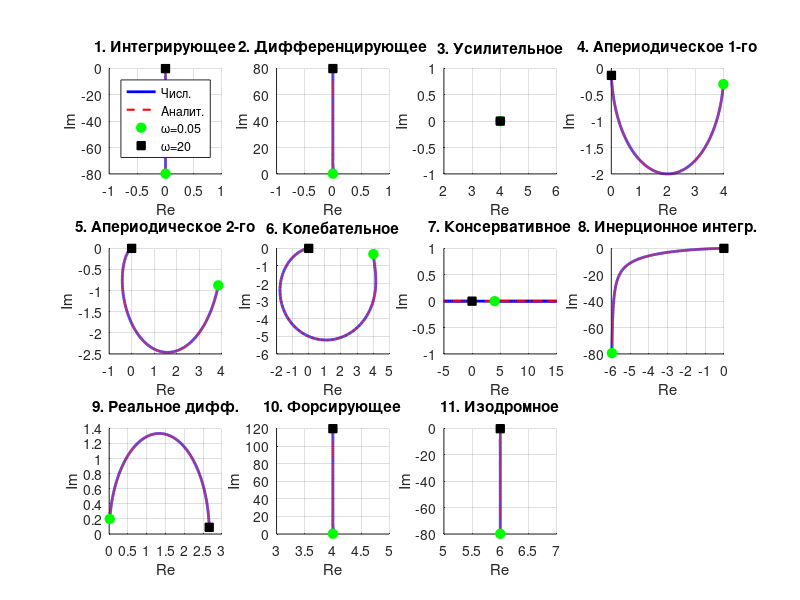
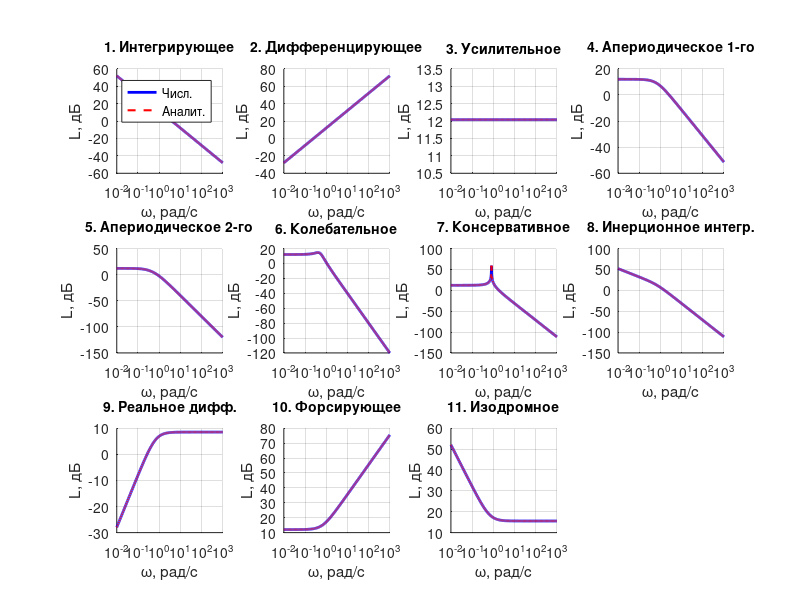
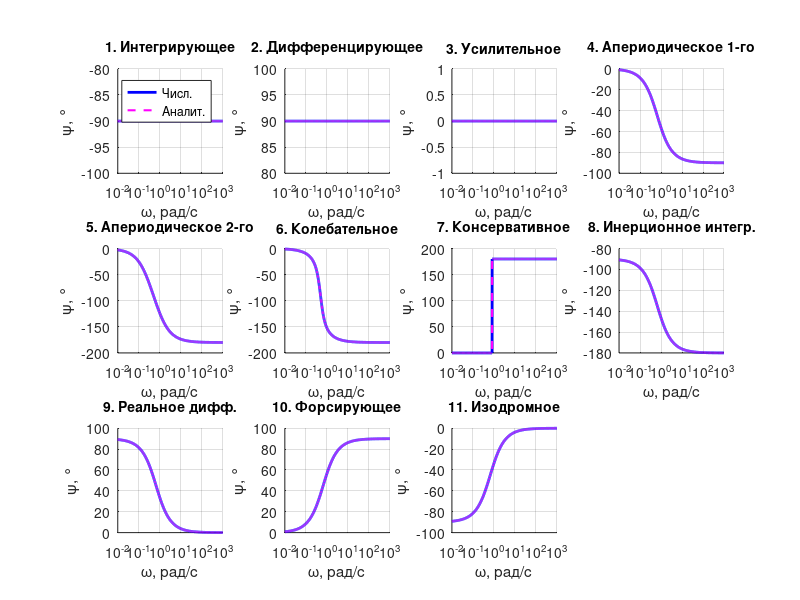

MATLAB code to generate these figures, in order: (Note: this script raises an error after producing the figures.)
clear; clc; close all;

K = 4.0;  T = 1.5;  T1 = 1.6;  T2 = 2.0;  T1a = 4.5;
s = tf('s');

names = {'1. Интегрирующее', '2. Дифференцирующее', '3. Усилительное', ...
         '4. Апериодическое 1-го', '5. Апериодическое 2-го', '6. Колебательное', ...
         '7. Консервативное', '8. Инерционное интегр.', '9. Реальное дифф.', ...
         '10. Форсирующее', '11. Изодромное'};

elements = @(K, T, T1, T2, T1a) {K/s, ...
                                 K*s, ...
                                 tf(K), ...
                                 K/(T*s + 1), ...
                                 K/(T2^2*s^2 + T1a*s + 1), ...
                                 K/(T2^2*s^2 + T1*s + 1), ...
                                 K/(T*s^2 + 1), ...
                                 K/(s*(T*s + 1)), ...
                                 K*s/(T*s + 1), ...
                                 K*(T*s + 1), ...
                                 K*(T*s + 1)/s};

W = elements(K, T, T1, T2, T1a);

w  = logspace(-2, 3, 2000);
wn = logspace(-1.3, 1.3, 4000);
w2 = logspace(-2, 2, 1000);

f1 = figure('Color', 'w', 'Position', [50 50 1400 900]);
f2 = figure('Color', 'w', 'Position', [80 80 1600 1000]);
f3 = figure('Color', 'w', 'Position', [110 110 1600 1000]);

for i = 1:numel(names)
    sys = W{i};

    [num, den] = tfdata(sys, 'v');
    Wa = @(x) polyval(num, 1i*x) ./ polyval(den, 1i*x);

    figure(f1); subplot(3,4,i); hold on; grid on;
    [re, im] = nyquist(sys, wn);
    re = squeeze(re).';  im = squeeze(im).';
    if isscalar(re), re = repmat(re, size(wn)); im = repmat(im, size(wn)); end
    Wv = Wa(wn);
    plot(re, im, 'b-', 'LineWidth', 2);
    plot(real(Wv), imag(Wv), 'r--', 'LineWidth', 1.5);
    plot(re(1),   im(1),   'go', 'MarkerFaceColor', 'g', 'MarkerSize', 7);
    plot(re(end), im(end), 'ks', 'MarkerFaceColor', 'k', 'MarkerSize', 6);

    if max(re) - min(re) < 1e-3, xlim(round(mean(re)) + [-1 1]); end
    if i == 3, xlim([2 6]);   ylim([-1 1]); end
    if i == 7, xlim([-5 15]); ylim([-1 1]); end
    if i == 1, legend({'Числ.', 'Аналит.', '\omega=0.05', '\omega=20'}, 'Location', 'best'); end
    title(names{i}, 'FontSize', 11, 'FontWeight', 'bold');
    xlabel('Re'); ylabel('Im');

    [mag, ph] = bode(sys, w);
    Wv = Wa(w);
    figure(f2); subplot(3,4,i); hold on; grid on;
    semilogx(w, 20*log10(squeeze(mag)), 'b', 'LineWidth', 2);
    semilogx(w, 20*log10(abs(Wv)), 'r--', 'LineWidth', 1.5);
    set(gca, 'XScale', 'log');
    if i == 1, legend({'Числ.', 'Аналит.'}, 'Location', 'best'); end
    title(names{i}, 'FontSize', 10, 'FontWeight', 'bold');
    xlabel('\omega, рад/с'); ylabel('L, дБ');

    phi_num = squeeze(ph).';
    phi_an  = rad2deg(angle(Wv));
    phi_an  = phi_an + 360*round((phi_num - phi_an)/360);
    figure(f3); subplot(3,4,i); hold on; grid on;
    semilogx(w, phi_num, 'b', 'LineWidth', 2);
    semilogx(w, phi_an, 'm--', 'LineWidth', 1.5);
    set(gca, 'XScale', 'log');
    if i == 1, legend({'Числ.', 'Аналит.'}, 'Location', 'best'); end
    title(names{i}, 'FontSize', 10, 'FontWeight', 'bold');
    xlabel('\omega, рад/с'); ylabel('\psi, °');
end
exportgraphics(f1, '01_АФЧХ.png');
exportgraphics(f2, '02_ЛАЧХ.png');
exportgraphics(f3, '03_ЛФЧХ.png');

K_vals = [1 2 4 6 8];
K_lbl  = arrayfun(@(x) sprintf('K=%g', x), K_vals, 'UniformOutput', false);
WK = cell(1, numel(K_vals));
for j = 1:numel(K_vals)
    WK{j} = elements(K_vals(j), T, T1, T2, T1a);
end
f4 = plotSweep(WK, 1:numel(names), K_lbl, names, w2, 'L',   'Влияние K на ЛАЧХ', 3, 4);
exportgraphics(f4, '04_Влияние_K_ЛАЧХ.png');
f5 = plotSweep(WK, 1:numel(names), K_lbl, names, w2, 'phi', 'Влияние K на ЛФЧХ', 3, 4);
exportgraphics(f5, '05_Влияние_K_ЛФЧХ.png');

T_vals = [0.2 0.5 1 2 5];
T_lbl  = {'T/5', 'T/2', 'T', '2T', '5T'};
WT = cell(1, numel(T_vals));
for j = 1:numel(T_vals)
    m = T_vals(j);
    WT{j} = elements(K, T*m, T1*m, T2*m, T1a*m);
end
f6 = plotSweep(WT, 1:numel(names), T_lbl, names, w2, 'L',   'Влияние T на ЛАЧХ', 3, 4);
exportgraphics(f6, '06_Влияние_T_ЛАЧХ.png');
f7 = plotSweep(WT, 1:numel(names), T_lbl, names, w2, 'phi', 'Влияние T на ЛФЧХ', 3, 4);
exportgraphics(f7, '07_Влияние_T_ЛФЧХ.png');

function fig = plotSweep(Wsets, idx, labels, names, w, what, ttl, nr, nc)
    fig = figure('Color', 'w', 'Position', [30 30 1800 1000]);
    styles = {'-', '--', ':', '-.', '-'};
    widths = [3 2.5 2 2 1.5];

    for a = 1:numel(idx)
        i = idx(a);
        ax = subplot(nr, nc, a); hold on; grid on;

        for j = 1:numel(Wsets)
            [mag, ph] = bode(Wsets{j}{i}, w);
            if strcmp(what, 'L'), y = 20*log10(squeeze(mag)); else, y = squeeze(ph); end
            semilogx(ax, w, y, 'LineStyle', styles{j}, 'LineWidth', widths(j));
        end

        set(ax, 'XScale', 'log');
        title(ax, names{i}, 'FontSize', 10, 'FontWeight', 'bold');
        xlabel(ax, '\omega, рад/с');
        if strcmp(what, 'L')
            ylabel(ax, 'L, дБ');
        else
            ylabel(ax, '\psi, °');
            yl = ylim(ax);
            if diff(yl) < 20, c = mean(yl); ylim(ax, [c-90 c+90]); end
        end

        if a == 1, legend(ax, labels, 'Location', 'best'); end
    end
    sgtitle(ttl, 'FontWeight', 'bold');
end
